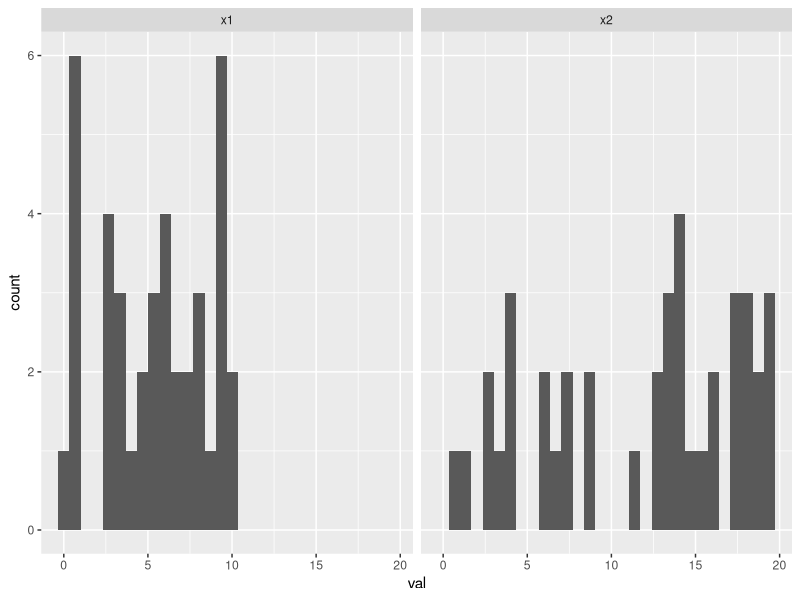
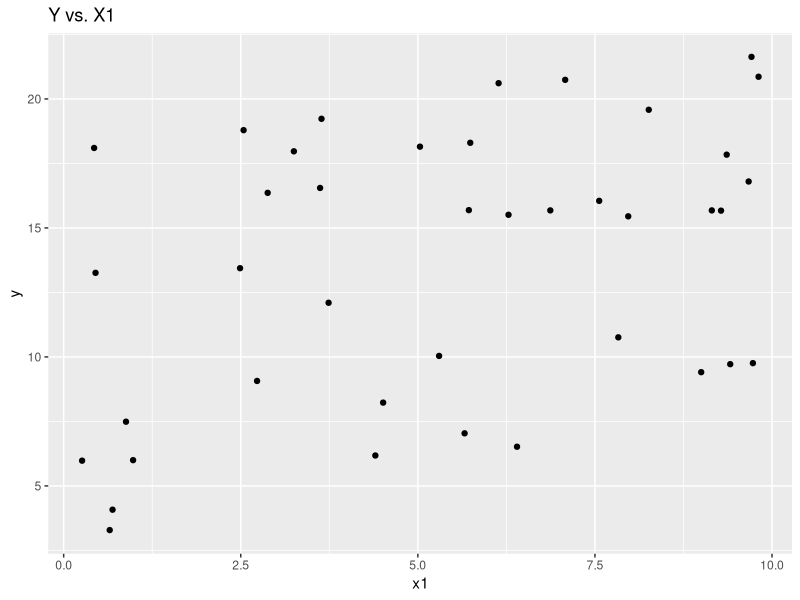
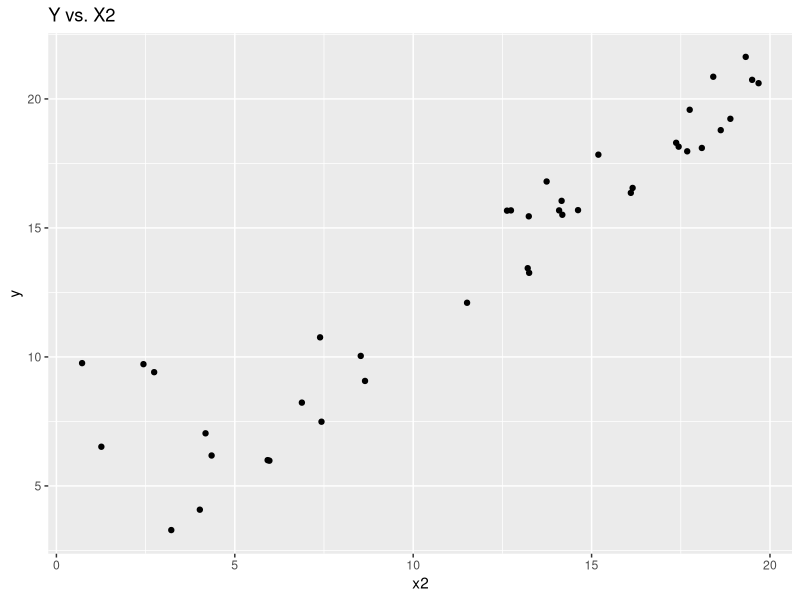
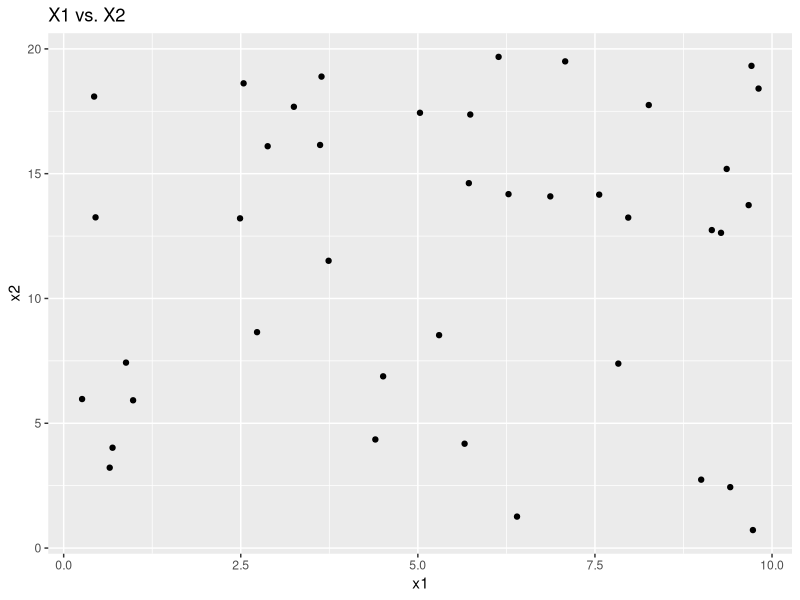
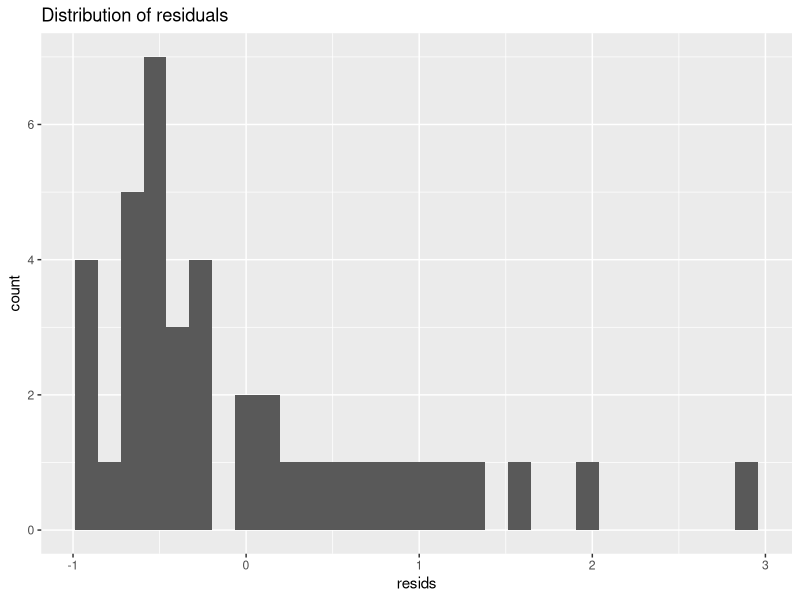
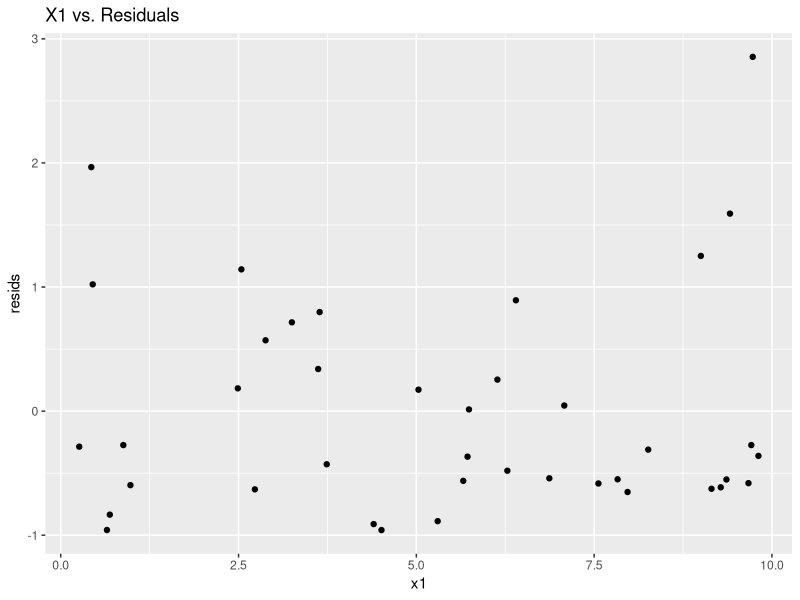
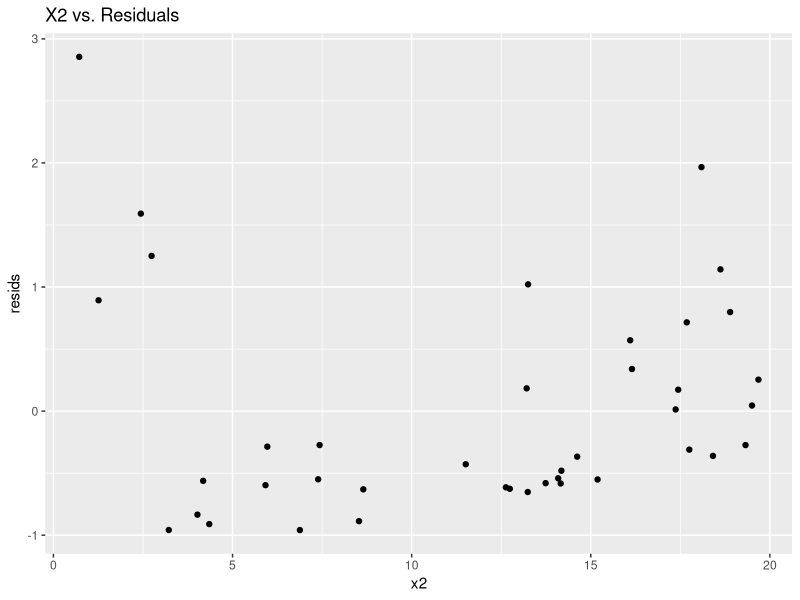

These figures' R source, in order:
## ---- chunk 1
library(tidyr)
library(dplyr)
library(ggplot2)

# read data 
p <- read.csv('pyth.tsv', sep=' ')
p %>% head(40) -> p_head

# What does it look like? 

# Hist
p_head %>% 
  select(x1, x2) %>% 
  gather(var, val) %>% 
  ggplot(aes(x=val)) + geom_histogram() + facet_grid(.~var)
## ---- chunk 2
p_head %>% ggplot(aes(x=x1, y =y)) + geom_point() + ggtitle("Y vs. X1")
## ---- chunk 3
p_head %>% ggplot(aes(x=x2, y =y)) + geom_point() + ggtitle("Y vs. X2")
## ---- chunk 4
p_head %>% ggplot(aes(x=x1, y =x2)) + geom_point() + ggtitle("X1 vs. X2")
## ---- chunk 5
l <- lm(y ~ x1+x2, data=p_head)

s <- summary(l)

s
## ---- chunk 6
p_head$resids <- l$residuals

p_head %>% ggplot(aes(x=resids, bindwidth = 0.5)) + geom_histogram() + ggtitle("Distribution of residuals")
## ---- chunk 7
p_head %>% ggplot(aes(y=resids, x=x1)) + geom_point() + ggtitle("X1 vs. Residuals")
## ---- chunk 8
p_head %>% ggplot(aes(y=resids, x=x2)) + geom_point() + ggtitle("X2 vs. Residuals")
## ---- chunk 9
library(knitr)

predict(l, p %>% tail(20), interval='prediction') %>% kable()
